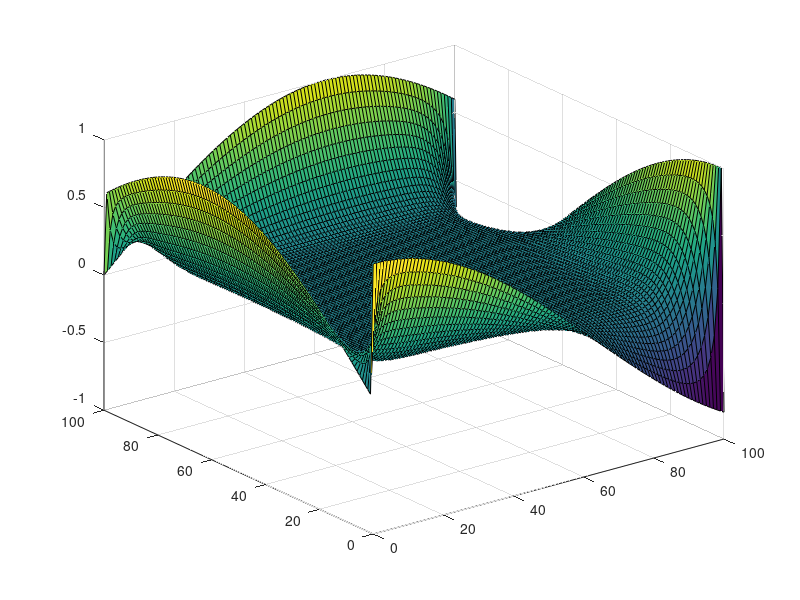

Write the MATLAB code that produced this figure.
x = 0:1:100;
y = 0:1:100;

V = zeros(101);

%boundary conditions
V(:,1) = sin(x/40);
V(:,101) = cos(x/40);
V(1, :) = cos(y/40);
V(101,:) = sin(y/40);
Vt = V;
%now the actual algorithm
err_tol = 1e-3;
err=1;
it =0;
nx = 101;ny=101; %can change

for k = 2:nx-1
    for i = 2:nx-1
        for j = 2:ny-1
            Vt(i,j) = (V(i+1,j) + V(i,j+1) + V(i-1,j) + V(i,j-1))/4;
        end
        
    end
   % err = sqrt(sum(sum((Vt-V).^2)));
    V=Vt;    
  
end 
   V(3, 5)
    surf(x, y, V);
